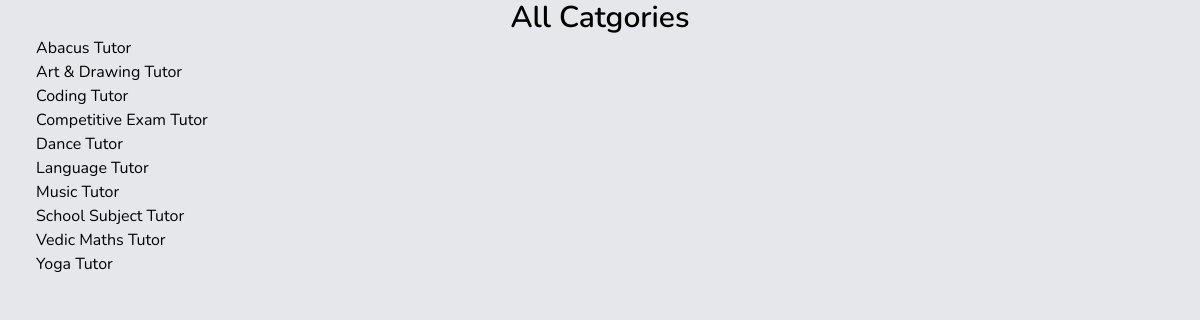
Page /categories/ on the earlier database version.
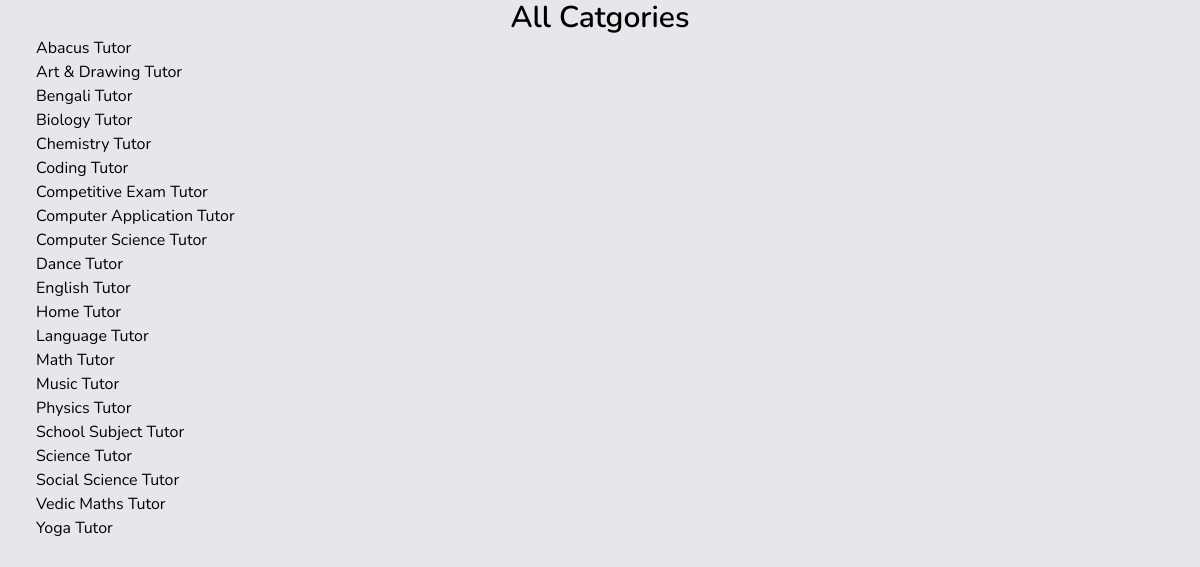
Same page on the later database version.
### business/models/category.py (models this page shows, shortened)
class Category(models.Model):
    name = models.CharField(max_length=100, unique=True)
    slug = models.SlugField(unique=True, null=True, blank=True)
    description = models.TextField(blank=True, null=True)
    parent = models.ForeignKey('self', on_delete=models.CASCADE, null=True, blank=True, related_name='subcategories', limit_choices_to={'level': 0})
    level = models.PositiveIntegerField(default=0)
    is_featured = models.BooleanField(default=False)
    order = models.PositiveIntegerField(default=0)
    image = models.ImageField(upload_to='category_images/', null=True, blank=True)
    class Meta:
        verbose_name_plural = "Categories"

### business/views.py (the view)
# urls.py: path('categories/', CategoryListView.as_view(), name='categories'),
class CategoryListView(View):
    def get(self, request):
        categories = Category.objects.filter(parent__id=1).order_by('name')
        return render(request, 'business/categories.html', {'categories': categories})

### templates/business/categories.html (shortened to what this page needs)
{% extends 'base.html' %}
{% block content %}
    <div class="max-w-6xl mx-auto px-3">
        <h2 class="text-black text-3xl font-semibold text-center">All Catgories</h2>
        {% for cat in categories %}
            <p><a href="{% url 'business_list' cat.slug %}">{{ cat.name }}</a></p>
        {% endfor %}
    </div>
{% endblock content %}

### templates/base.html (shortened to what this page needs)
{% load static %}
<!DOCTYPE html>
<html lang="en">
<head>
    <script src="https://cdn.jsdelivr.net/npm/@tailwindcss/browser@4"></script>
    <link rel="stylesheet" href="{% static 'css/style.css' %}">
</head>
<body class="{% block body_bg %}bg-gray-200{% endblock body_bg %}">
    <main>
        {% block content %}
        {% endblock %}
    </main>
</body>
</html>

### static/css/style.css (style rules this page uses)
body { margin: 0; padding: 0; font-family: "Nunito", sans-serif; }

Differences in the rows shown:
added Category: name "Bengali Tutor"
added Category: name "Biology Tutor"
added Category: name "Chemistry Tutor"
added Category: name "Computer Application Tutor"
added Category: name "Computer Science Tutor"
added Category: name "English Tutor"
added Category: name "Home Tutor"
added Category: name "Math Tutor"
added Category: name "Physics Tutor"
added Category: name "Science Tutor"
added Category: name "Social Science Tutor"
